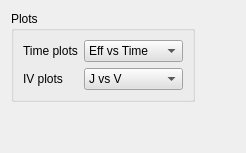
              <widget class="QWidget" name="tab_4">
               <attribute name="title">
                <string>Time</string>
               </attribute>
               <layout class="QGridLayout" name="gridLayout_21">
                <item row="1" column="0">
                 <spacer name="verticalSpacer_4">
                  <property name="orientation">
                   <enum>Qt::Vertical</enum>
                  </property>
                  <property name="sizeHint" stdset="0">
                   <size>
                    <width>20</width>
                    <height>40</height>
                   </size>
                  </property>
                 </spacer>
                </item>
                <item row="0" column="1">
                 <spacer name="horizontalSpacer_2">
                  <property name="orientation">
                   <enum>Qt::Horizontal</enum>
                  </property>
                  <property name="sizeHint" stdset="0">
                   <size>
                    <width>40</width>
                    <height>20</height>
                   </size>
                  </property>
                 </spacer>
                </item>
                <item row="0" column="0">
                 <widget class="QGroupBox" name="groupBox">
                  <property name="title">
                   <string>Plots</string>
                  </property>
                  <layout class="QGridLayout" name="gridLayout_22">
                   <item row="0" column="0">
                    <widget class="QLabel" name="label_41">
                     <property name="text">
                      <string>Time plots</string>
                     </property>
                    </widget>
                   </item>
                   <item row="1" column="0">
                    <widget class="QLabel" name="label_50">
                     <property name="text">
                      <string>IV plots</string>
                     </property>
                    </widget>
                   </item>
                   <item row="0" column="1">
                    <widget class="QComboBox" name="comboBox_Time_timeplots">
                     <property name="styleSheet">
                      <string notr="true">background-color: rgb(225, 225, 225);</string>
                     </property>
                     <item>
                      <property name="text">
                       <string>Eff vs Time</string>
                      </property>
                     </item>
                     <item>
                      <property name="text">
                       <string>Voc vs Time</string>
                      </property>
                     </item>
                     <item>
                      <property name="text">
                       <string>Jsc vs Time</string>
                      </property>
                     </item>
                     <item>
                      <property name="text">
                       <string>FF vs Time</string>
                      </property>
                     </item>
                     <item>
                      <property name="text">
                       <string>Mpp vs Time</string>
                      </property>
                     </item>
                    </widget>
                   </item>
                   <item row="1" column="1">
                    <widget class="QComboBox" name="comboBox_Time_IVplots">
                     <property name="styleSheet">
                      <string notr="true">background-color: rgb(225, 225, 225);</string>
                     </property>
                     <item>
                      <property name="text">
                       <string>J vs V</string>
                      </property>
                     </item>
                     <item>
                      <property name="text">
                       <string>P vs V</string>
                      </property>
                     </item>
                    </widget>
                   </item>
                  </layout>
                 </widget>
                </item>
               </layout>
              </widget>
